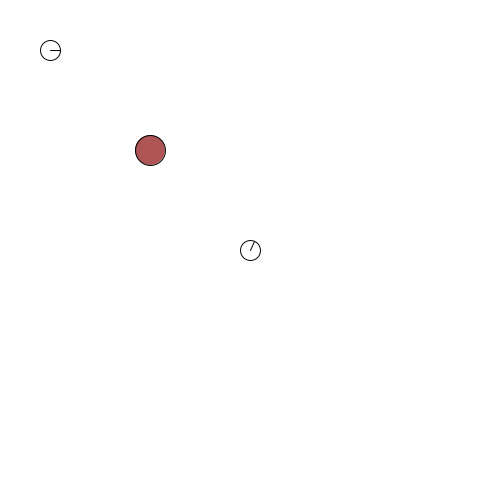
Frame 1 (no input)
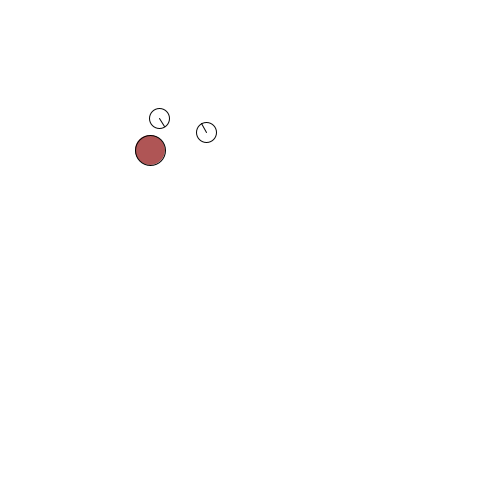
Frame 60 (the mouse pressed at the canvas centre just before this capture)
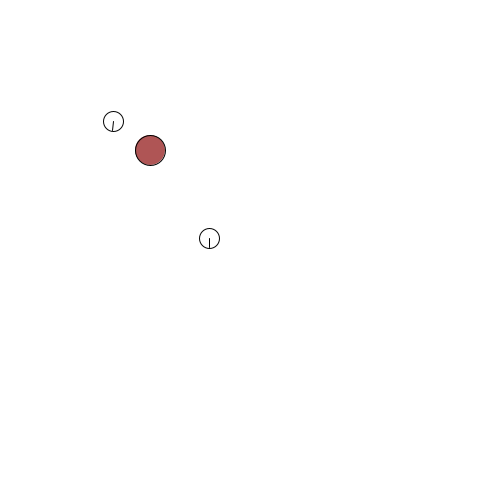
Frame 120 (the mouse held since frame 60 and released just before this capture)

The Processing sketch that drew these frames (run headless with seeded random() and noise(); from frame 60 on, the mouse is pressed at the canvas centre):

// Processing sketch: question_1
// ── question_1.pde
/*
There will be one beacon in the program. It will be drawn as a simple circle and can be clicked on and dragged around the screen with the mouse.

There will also be two "robots." Represent each robot as a circle, as well as a single line from the centre of the circle to the edge.
The line should be drawn in the direction the robot is currently heading.

The robots will have wandering behaviour such that they generally head toward the beacon, even if the beacon is moving.
Like the sheep, the robots should turn toward their targets about 5% of the time, and have some random error in how much they turn.

When a robot reaches a beacon, it will stop and rest for 3 seconds. After 3 seconds, the robot should continue wandering toward the beacon,
if the beacon has moved (otherwise it just rests again).
*/
final int robotSpeed = 3;
final int robotMouseThreshold = 50;

int robot1X;
int robot1Y;
float robot1Direction;
int robot1TimeOfBeacon = 0;

int robot2X;
int robot2Y;
float robot2Direction;
int robot2TimeOfBeacon = 0;

int robotDiameter = 20;

int beaconX;
int beaconY;
int beaconDiameter = 30;
boolean beaconDragged = false;

void setup()
{
  size(500,500); 
 
  robot1X = 50;
  robot1Y = 50;
  robot1Direction = 0;
  
  robot2X = 250;
  robot2Y = 250;
  robot2Direction = 200;
  
  beaconX = 150;
  beaconY = 150;
}


void draw() {
    frameRate(50);
  background(255);
  
  drawRobot(robot1X, robot1Y, robot1Direction, robotDiameter);
  drawRobot(robot2X, robot2Y, robot2Direction, robotDiameter);
  
  drawBeacon(beaconX, beaconY, beaconDiameter);  
  
//   if (robot1TimeOfBeacon < 0 || millis() - robot1TimeOfBeacon > 3000)
    moveRobot1();
  
//   if (robot2TimeOfBeacon < 0 || millis() - robot2TimeOfBeacon > 3000)
    moveRobot2();
}


void drawRobot(int x, int y, float dir, int diam) {
    fill(0, 0);
    stroke(3);

    circle(x, y, diam);
    pushMatrix();
    translate(x, y);
    rotate(dir);
    line(0, 0, diam/2, 0);
    popMatrix();
}


void drawBeacon(int x, int y, int size) {
    fill(175, 85, 85);
    stroke(0);

    circle(x,y, size);
}


void moveRobot1() {
    int nextX = robot1X + int(robotSpeed * cos(robot1Direction));
    int nextY = robot1Y + int(robotSpeed * sin(robot1Direction));

    int crossProduct = getCrossProduct(nextX, nextY, robot1X, robot1Y);

    if (dist(nextX, nextY, beaconX, beaconY) > 20 &&
        (robot1TimeOfBeacon == 0 || robot1TimeOfBeacon > 3000)) {
        robot1X = nextX;
        robot1Y = nextY;
        robot1Direction += getAngleToTurn(crossProduct);
        robot1TimeOfBeacon = 0;
    } else {
        robot1TimeOfBeacon += 20;
    }
    

}

void moveRobot2() {
    int nextX = robot2X + int(robotSpeed * cos(robot2Direction));
    int nextY = robot2Y + int(robotSpeed * sin(robot2Direction));

    int crossProduct = getCrossProduct(nextX, nextY, robot2X, robot2Y);

    if (dist(nextX, nextY, beaconX, beaconY) > 20 &&
        (robot2TimeOfBeacon == 0 || robot2TimeOfBeacon > 3000)) {
        robot2X = nextX;
        robot2Y = nextY;
        robot2Direction += getAngleToTurn(crossProduct);
        robot2TimeOfBeacon = 0;
    } else {
        robot2TimeOfBeacon += 20;
    }
    
}

int getCrossProduct(int nextX, int nextY, int robotX, int robotY) {
  return (nextX - robotX)*(beaconY - robotY) - // 199 * 99
         (nextY - robotY)*(beaconX - robotX);
}

float getAngleToTurn(int crossProduct) {
  final int angleToTurn = 30;
  if (random(1) < 0.05)
  {
    float angleToTurnWithRandomness = 
        radians(angleToTurn + random(angleToTurn/4.0f)  - angleToTurn/8.0f);
        
    if (crossProduct < 0)
    {
      return -angleToTurnWithRandomness;
    }
    else
    {
      return angleToTurnWithRandomness;
    }
  }
  return 0;
}

void mouseDragged() {
    if (mouseX <= beaconX + beaconDiameter/2 &&
        mouseX >= beaconX - beaconDiameter/2 &&
        mouseY <= beaconY + beaconDiameter/2 &&
        mouseY >= beaconY - beaconDiameter/2) {
            beaconX = mouseX;
            beaconY = mouseY;
        }
}
